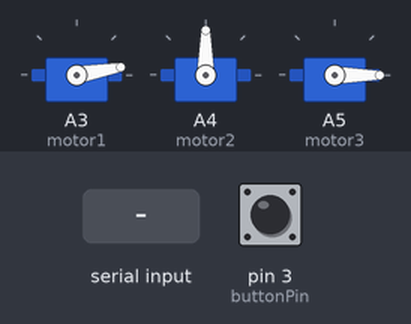
Simulated run of this sketch. Board: Arduino Uno, built with avr-gcc and run on an emulated ATmega328P. Parts: 3 × servo. The test bench sets the inputs (shaded band); at power-on: pin 3 (buttonPin) LOW. What the sketch prints to the serial monitor is not drawn.

Above: at 2.0 s.
2.1 s: "x" received over Serial
At 5.5 s:
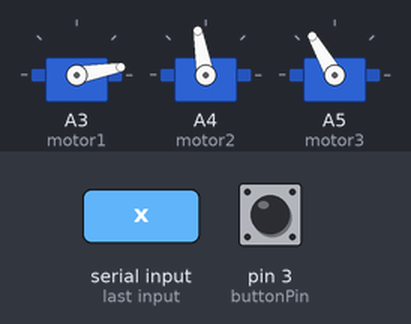
6.3 s: "1" received over Serial
At 7.3 s:
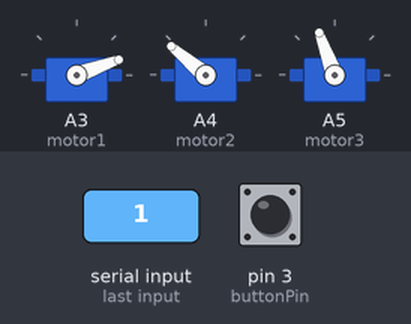
9.8 s: "2" received over Serial
At 11.2 s:
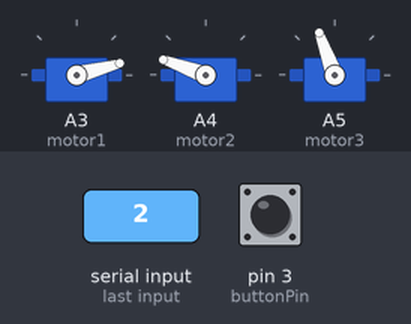
13.3 s: "3" received over Serial
17.5 s: "4" received over Serial
At 19.0 s:
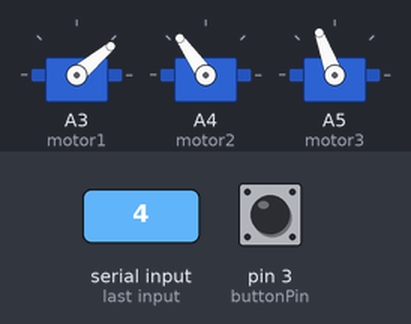
21.1 s: "7" received over Serial
Timing chart, 0 to 27.5 s (numbered marks = the images above; inputs shaded):
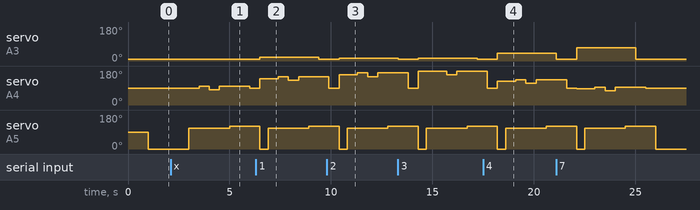

The sketch:

TriquiBot.ino
```cpp
#include "Motor.h"

Motor motor1;
Motor motor2;
Motor motor3;

int buttonPin = 3;
int ledPin = 11;
char movement;

void makeX(Motor motor) {
  motor3.write(110);
  delay(500);
  motor2.add(10);
  delay(500);
  motor2.add(-20);
  delay(500);
  motor2.add(20);
  delay(500);
  motor3.write(120);
  delay(500);
}

void resetMotors() {
  motor1.write(10);
  delay(500);
  motor2.write(90);
  delay(500);
  motor3.write(-180);

}

void setup() {
  motor1.attach(A3);
  motor2.attach(A4);
  motor3.attach(A5);

  Serial.begin(9600);
 }


void loop() {
  resetMotors();

  int buttonState = digitalRead(buttonPin);

  if(buttonState > 0) {
    Serial.write("capture");
  }

  if(Serial.available() > 0){
    movement = Serial.read();

    switch(movement){
      case 'x':
        makeX(motor3);
        break;
      case '1':
        motor1.write(20);
        motor2.write(140);
        delay(400);
        makeX(motor3);
        break;
      case '2':
        motor1.write(15);
        motor2.write(160);
        delay(400);
        makeX(motor3);
        break;
      case '3':
        motor1.write(15);
        motor2.write(180);
        delay(400);
        makeX(motor3);
        break;
      case '4':
        motor1.write(40);
        motor2.write(125);
        delay(400);
        makeX(motor3);
        break;
      case '5':
        motor1.write(35);
        motor2.write(145);
        delay(400);
        makeX(motor3);
        break;
      case '6':
        motor1.write(40);
        motor2.write(160);
        delay(400);
        makeX(motor3);
        break;
      case '7':
        motor1.write(70);
        motor2.write(85);
        delay(400);
        makeX(motor3);
        break;
      case '8':
        motor1.write(60);
        motor2.write(120);
        delay(400);
        makeX(motor3);
        break;
      case '9':
        motor1.write(65);
        motor2.write(135);
        delay(400);
        makeX(motor3);
        break;
    }
 }
}
```

Motor.h
```cpp
#include <Servo.h>
#include <math.h>

class Motor : public Servo {
  public:
    // Constructor de la clase
    Motor() {}

    // Función para mover el motor a una posición determinada
    void move(float x, float y) {
      float angle = degrees(atan2(y,x));
      write(angle);
    }

    void add(float plus) {
      float angle = read();
      Serial.print(angle);
      write(angle + plus);
    }
};
```

Measured:
- after the input at 2.1 s, servo on A4 (motor2): 90° → 100° after 1.4 s, → 80° 0.50 s later, → 100° 0.50 s later, → 90° 1.5 s later; servo on A5 (motor3): 0° → 110° after 0.90 s, → 120° 2.0 s later
- after the input at 6.3 s, servo on A3 (motor1): 10° → 20° after 0.20 s, → 10° 2.9 s later; servo on A4 (motor2): 90° → 140° after 0.20 s, → 150° 0.90 s later, → 130° 0.50 s later, → 150° 0.50 s later
- after the input at 9.8 s, servo on A3 (motor1): 10° → 15° after 0.61 s
- after the input at 17.5 s, servo on A3 (motor1): 10° → 40° after 0.71 s
